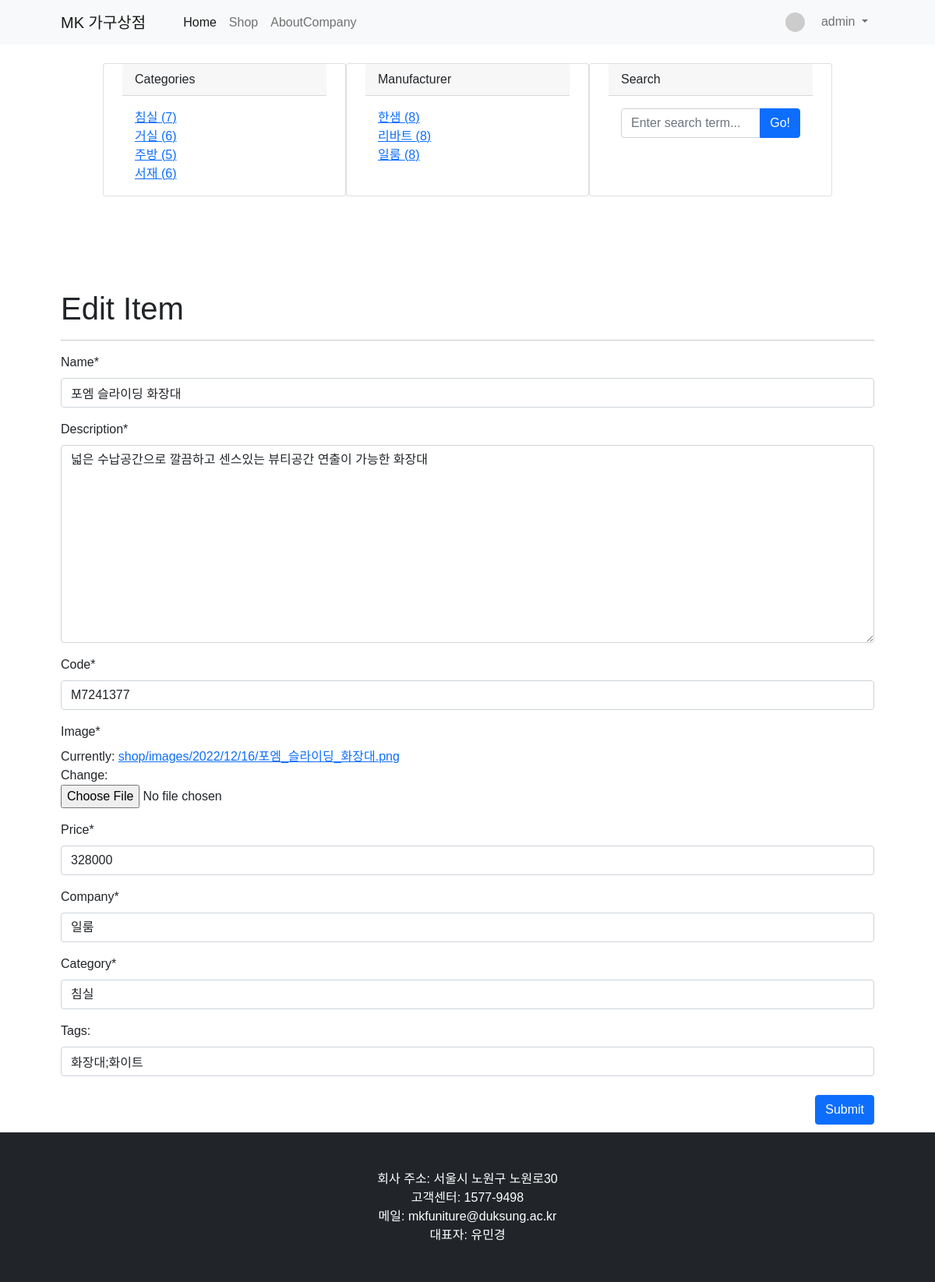
The page /shop/update_item/6/ (signed in) on the database its author committed.
### shop/models.py (models this page shows, shortened)
class Category(models.Model): #카테고리
    name = models.CharField(max_length=40, unique=True)
    slug = models.SlugField(max_length=200, unique=True, allow_unicode=True)
    def __str__(self):
        return self.name
    def get_absolute_url(self):
        return f'/shop/category/{self.slug}/' #IP주소/shop/category/slug/
    class Meta:
        verbose_name_plural = 'Categories'

class Company(models.Model): #제조사
    name = models.CharField(max_length=40, unique=True) #제조사명
    slug = models.SlugField(max_length=200, unique=True, allow_unicode=True)
    addr = models.CharField(max_length=200, unique=True) #주소
    number = models.CharField(max_length=20, unique=True) #연락처
    mail = models.CharField(max_length=30, unique=True) #이메일
    business_num = models.CharField(max_length=20, unique=True) #사업자등록번호
    def __str__(self):
        return self.name
    def get_absolute_url(self):
        return f'/shop/company/{self.slug}/' #IP주소/shop/company/slug/
    class Meta:
        verbose_name_plural = 'Companies'

class Item(models.Model): #상품아이템
    name = models.CharField(max_length=40, unique=True) #상품명
    description = MarkdownxField() #간단한설명
    code = models.CharField(max_length=10, unique=True) #상품코드
    image = models.ImageField(upload_to='shop/images/%Y/%m/%d/') #상품이미지
    price = models.IntegerField(null=True) #상품가격
    company = models.ForeignKey(Company, null=True, on_delete=models.SET_NULL)
    category = models.ForeignKey(Category, null=True, on_delete=models.SET_NULL)
    tags = models.ManyToManyField(Tag, blank=True)
    like_users = models.ManyToManyField(User, related_name='like_item', blank=True)

### shop/views.py (the view, shortened to what this page needs)
# urls.py: path('update_item/<int:pk>/', views.ItemUpdate.as_view()),
class ItemUpdate(LoginRequiredMixin, UpdateView):
    model = Item
    fields = ['name', 'description', 'code', 'image', 'price', 'company', 'category']
    template_name = 'shop/item_update_form.html'
    def get_context_data(self, **kwargs):
        context = super(ItemUpdate,self).get_context_data()
        if self.object.tags.exists():
            tags_str_list = list()
            for t in self.object.tags.all():
                tags_str_list.append(t.name)
            context['tags_str_default'] = ';'.join(tags_str_list)
        context['categories'] = Category.objects.all()
        context['no_category_post_count'] = Item.objects.filter(category=None).count
        context['companies'] = Company.objects.all()
        context['no_company_post_count'] = Item.objects.filter(company=None).count
        return context

### shop/templates/shop/item_update_form.html (shortened to what this page needs)
{% extends 'shop/base.html' %}
{% load crispy_forms_tags %}
{% block main_area %}
<section class="py-5">
    <div class="container px-4 px-lg-5 mt-5">
    <h1>Edit Item</h1>
    <hr>
    <form method="post" enctype="multipart/form-data">
            {{form | crispy}}
            <div id="div_id_tags_str">
                <label for="id_tags">Tags:</label>
                <input type="text" id="id_tags" name="tags_str" value="{{tags_str_default}}" class="textinput textInput form-control">
            </div>
        <br>
        <button type="submit" class="btn btn-primary float-right">Submit</button>
    </form>
    </div>
</section>
{% endblock %}

### shop/templates/shop/base.html (shortened to what this page needs)
<!DOCTYPE html>
{% load static %}
<html lang="ko">
    <head>
        <link href="{% static 'shop/bootstrap4/css/bootstrap.min.css' %}" rel="stylesheet" type="text/css" media="screen">
        <link href="css/styles.css" rel="stylesheet" />
        <link href="{% static 'shop/css/font.css' %}" rel="stylesheet" />
    </head>
    <body>
        {% include 'shop/navbar.html' %}
                <div class="row gx-4 gx-lg-5 row-cols-2 row-cols-md-3 row-cols-xl-4 justify-content-center">
                    <div class="card my-4 id=categories-card">
                        <div class="card-header">Categories</div>
                        <div class="card-body">
                            <div class="row">
                                <div class="col-sm-6">
                                    <ul class="list-unstyled mb-0">
                                        {% for category in categories %}
                                        <li><a href="{{ category.get_absolute_url }}">{{ category }} ({{ category.item_set.count }})</a></li>
                                        {% endfor %}
                                    </ul>
                                </div>
                            </div>
                        </div>
                    </div>
                    <div class="card my-4 id=categories-card">
                        <div class="card-header">Manufacturer</div>
                        <div class="card-body">
                            <div class="row">
                                <div class="col-sm-6">
                                    <ul class="list-unstyled mb-0">
                                        {% for company in companies %}
                                        <li><a href="{{ company.get_absolute_url }}">{{ company }} ({{ company.item_set.count }})</a></li>
                                        {% endfor %}
                                    </ul>
                                </div>
                            </div>
                        </div>
                    </div>
                    <div class="card my-4 id=categories-card">
                        <div class="card-header">Search</div>
                        <div class="card-body">
                            <div class="input-group">
                                <input id="search-input" class="form-control" type="text" placeholder="Enter search term..." aria-label="Enter search term..." aria-describedby="button-search" />
                                <button class="btn btn-primary" id="button-search" type="button" onclick="searchItem()">Go!</button>
                            </div>
                        </div>
                    </div>
                </div>
        {% block main_area %}
        {% endblock %}
        {% include 'shop/footer.html' %}
    </body>
</html>

### shop/templates/shop/navbar.html (shortened to what this page needs)
{% load socialaccount %}
        <nav class="navbar navbar-expand-lg navbar-light bg-light">
            <div class="container px-4 px-lg-5">
                <a class="navbar-brand" href="/">MK 가구상점</a>
                <div class="collapse navbar-collapse" id="navbarSupportedContent">
                    <ul class="navbar-nav me-auto mb-2 mb-lg-0 ms-lg-4">
                        <li class="nav-item"><a class="nav-link active" aria-current="page" href="/">Home</a></li>
                        <li class="nav-item"><a class="nav-link" href="/shop/">Shop</a></li>
                        <li class="nav-item"><a class="nav-link" href="/about_company/">AboutCompany</a></li>
                    </ul>
                    <ul class="navbar-nav ml-auto">
                        {% if user.is_authenticated %}
                        <li class="nav-item dropdown">
                            <a class="nav-link dropdown-toggle" href="#" id="navbarDropdownMenuLink" role="button" data-toggle="dropdown" aria-haspopup="true" aria-expanded="false">
                                {% if user.socialaccount_set.all.0.get_avatar_url %}
                                <img class="rounded-circle mr-3" src="{{user.socialaccount_set.all.0.get_avatar_url}}" width="25px">
                                {% else %}
                                <img class="rounded-circle mr-3" src="https://dummyimage.com/50x50/ced4da/6c757d.jpg" width="25px">
                                {% endif %}
                                {{ user.username }}
                            </a>
                        </li>
                        {% else %}
                        <li class="nav-item">
                            <a class="nav-link" href="#" data-toggle="modal" data-target="#loginModal">LogIn</a>
                        </li>
                        {% endif %}
                    </ul>
                </div>
            </div>
        </nav>

### rows shown on the page
Category: name "침실", item_set.count "7"
Category: name "거실", item_set.count "6"
Category: name "주방", item_set.count "5"
Category: name "서재", item_set.count "6"
Company: name "한샘", item_set.count "8"
Company: name "리바트", item_set.count "8"
Company: name "일룸", item_set.count "8"
Item: name "포엠 슬라이딩 화장대", description "넓은 수납공간으로 깔끔하고 센스있는 뷰티공간 연출이 가능한 화장대", code "M7241377", price "328000", company "일룸", category "침실"

### other values the page prints
{{ user.username }} "admin"
